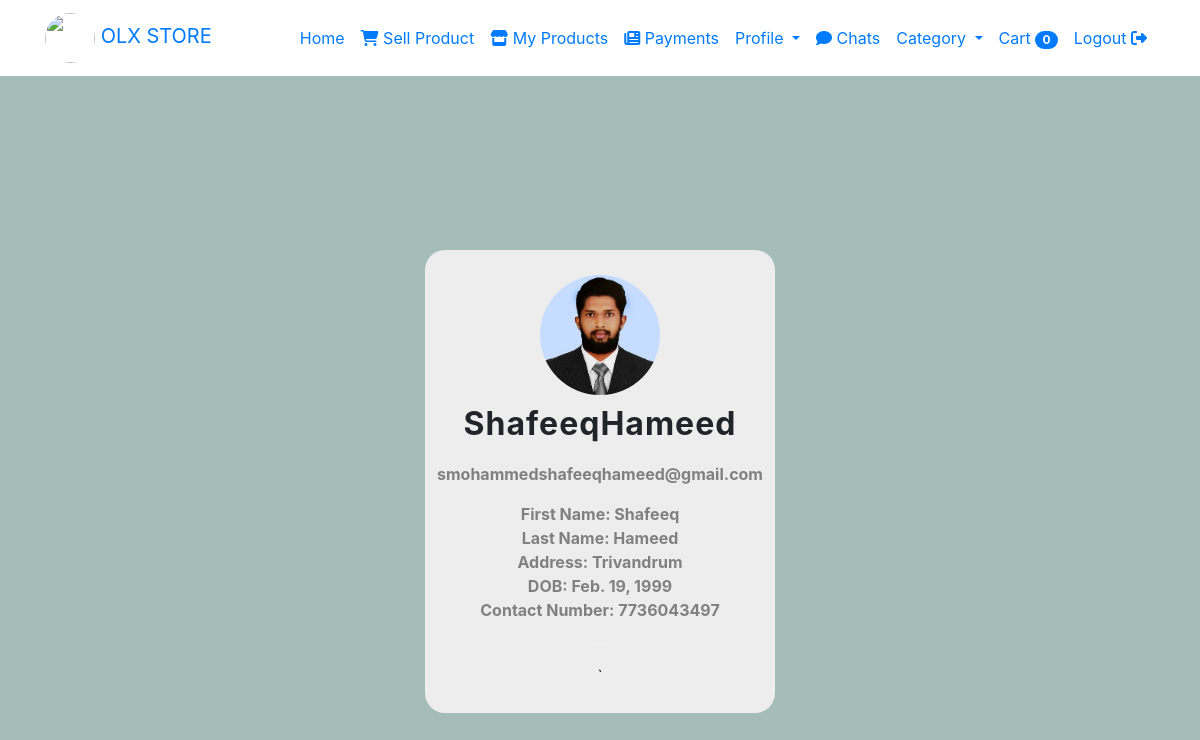
The app's page /view_profile (signed in) with its own data.
### olx_management_app/models.py (models this page shows, shortened)
class Signup(models.Model):
    user = models.ForeignKey(User, on_delete=models.CASCADE, null=True)
    Address = models.CharField(max_length=255)
    contact = models.CharField(max_length=10)
    dob = models.DateField()
    img = models.ImageField(upload_to='images/')
    STATUS_CHOICES = (
        ('Pending Approval', 'Pending Approval'),
        ('Approved', 'Approved'),
    )
    approval_status = models.CharField(max_length=20, choices=STATUS_CHOICES, default='Pending Approval')

### olx_management_app/views.py (the view)
# urls.py: path('view_profile', views.view_profile, name='view_profile'),
@login_required(login_url='index')
def view_profile(request):
    ca = Category.objects.all()
    current_user=request.user
    user_products = Addproduct.objects.filter(user=current_user,is_approved=True)
    user_chat_messages = ChatMessageData.objects.filter(is_seen=False).exclude(sender=request.user)
    current_user = request.user.id
    user1 = Signup.objects.get(user_id=current_user)
    cart_items = Cart.objects.filter(user=request.user).select_related('Product')
    example_category_dict = {}
    categories = Category.objects.all()
    for category in categories:
        subcategories = SubCategory.objects.filter(cat_name=category)
        subcategory_list = [sub.sub_cat_name for sub in subcategories]
        example_category_dict[category.cat_name] = subcategory_list
    return render(request, 'view_profile.html', {'cartitems': cart_items,'users': user1, 'ca': ca, 'user_chat_messages':user_chat_messages, "example_category_dict":example_category_dict})

### templates/view_profile.html (shortened to what this page needs)
{% load static %}
<!DOCTYPE html>
<html lang="en">
<head>
    <link rel="stylesheet" href="https://cdn.jsdelivr.net/npm/bootstrap@4.6.2/dist/css/bootstrap.min.css">
    <link rel="stylesheet" href="https://cdnjs.cloudflare.com/ajax/libs/font-awesome/6.4.2/css/all.min.css"
/>
</head>
<body>
<nav class="navbar navbar-expand-lg">
    <div class="container">
        <a class="navbar-brand" href="#"><img src="{% static 'images/giphy.gif' %}" height="50px" width="50px"
                                              class="rounded-circle"> OLX STORE</a>
        <div class="collapse navbar-collapse" id="navbarNav">
            <ul class="navbar-nav ml-auto">
                <li class="nav-item active">
                    <a class="nav-link" href="{% url 'userhome' %}">Home</a>
                </li>
                <li class="nav-item active">
                    <a class="nav-link" href="{% url 'UserAddproducts' %}"> <i class="fa-solid fa-cart-shopping"></i>
                        Sell Product </a>
                </li>
                <li class="nav-item active">
                    <a class="nav-link" href="{% url 'show_user_products' %}"> <i class="fa-solid fa-store"></i>
                        My Products </a>
                </li>
                 <li class="nav-item active">
                    <a class="nav-link" href="{% url 'show_user_payment_history' %}"> <i class="fa-solid fa-newspaper"></i>
                        Payments </a>
                </li>
                <li class="nav-item dropdown">
                    <a class="nav-link dropdown-toggle" href="#" id="facilitiesDropdown" role="button"
                       data-toggle="dropdown" aria-haspopup="true" aria-expanded="false">
                        Profile
                    </a>
                </li>
            <li class="nav-item active">
                <a class="nav-link" href="{% url 'show_requestedProduct' %}">
                    <i class="fas fa-comment"></i>
                    Chats
                </a>
            </li>
               <li class="nav-item dropdown">
                    <a class="nav-link dropdown-toggle" href="#" data-toggle="dropdown"> Category </a>
                </li>
                <li class="nav-item">
                    <a class="nav-link" href="{% url 'cart' %}">
                        Cart <span class="badge badge-pill badge-primary">{{ cartitems|length }}</span>
                    </a>
                </li>
                <li class="nav-item active">
                    <a class="nav-link" href="{% url 'logout1' %}">Logout <i class="fa-solid fa-right-from-bracket"></i></a>
                </li>
            </ul>
        </div>
    </div>
</nav>
<section style="display: flex; justify-content: center; align-items: center; min-height: 100vh; background: #a4bdb7;">
    <div class="box1 box"
         style="width: 350px; height: fit-content; border-radius: 20px; padding: 10px; text-align: center; background: #ededed; margin-top: 10px;">
        <div class="content" style="margin: 15px 2px;">
            <div class="image">
                <img src="{{users.img.url}}" alt="Profile Image"
                     style="height: 120px; width: 120px; border-radius: 50%; display: block; margin-left: auto; margin-right: auto; margin-bottom: 5px;">
            </div>
            <div class="text">
                <p class="name" style="font-size: 2em; font-weight: bolder; letter-spacing: 1px;">
                    {{users.user.username}}</p>
                <p class="job_title" style="font-size: 1em; font-weight: bolder; color: gray; margin-top: -2px;">
                    {{users.user.email}}</p>
                <p class="job_discription" style="font-size: 1em; color: gray; margin: 10px 30px 20px;"><b>First Name:
                    {{users.user.first_name}} <br> Last Name: {{users.user.last_name}}
                    <br>Address: {{users.Address}}<br>DOB: {{users.dob}}<br>Contact Number: {{users.contact}}</b>
                </p>
            </div>
            <div class="icons"
                 style="margin: 0px 30px; font-size: 1.5em; display: flex; justify-content: space-around;">
                <button style="width: fit-content; height: fit-content; border: none; font-size: 1em;">
                </button>
            </div>
            <div class="button"
                 style="display: flex; justify-content: space-around; flex-direction: row; margin: 20px 30px 0px;">
                `
            </div>
        </div>
    </div>
</section>
</body>
</html>

### records on screen
Signup: img (picture), user.username "ShafeeqHameed", user.email "smohammedshafeeqhameed@gmail.com", user.first_name "Shafeeq", user.last_name "Hameed", Address "Trivandrum", dob "Feb. 19, 1999", contact "7736043497"

### other values on screen
{{ cartitems|length }} "0"
